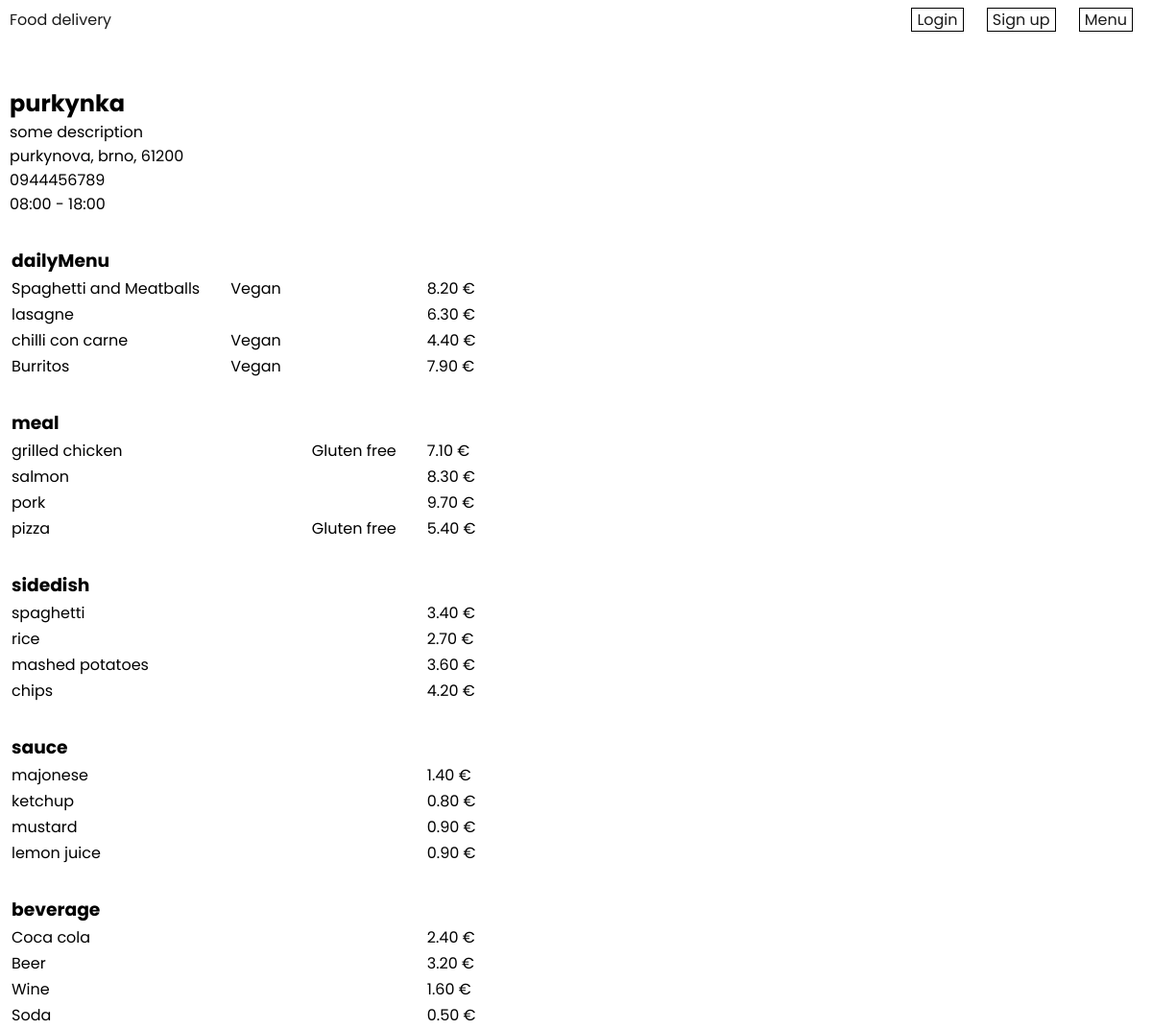
The app's page /restaurantDetailPage.php?restaurantId=1 with its own data.
### tables this page shows
CREATE TABLE restaurant (
  restaurantId INT AUTO_INCREMENT NOT NULL PRIMARY KEY,
  name TINYTEXT,
  description TEXT,
  town TINYTEXT,
  street TINYTEXT,
  zip INT,
  phoneNumber TINYTEXT,
  openingTime TIME,
  closureTime TIME
);

CREATE TABLE restaurantHasItem (
  restaurantId INT NOT NULL,
  itemId INT NOT NULL,
  PRIMARY KEY (restaurantId, itemId),
  FOREIGN KEY (restaurantId) REFERENCES restaurant(restaurantId),
  FOREIGN KEY (itemId) REFERENCES item(itemId)
);

CREATE TABLE item (
  itemId INT AUTO_INCREMENT NOT NULL PRIMARY KEY,
  name TINYTEXT,
  description TEXT,
  picture TEXT,
  price DECIMAL(6,2),
  type ENUM("dailyMenu", "meal","sidedish", "sauce", "beverage"),
  isInMenu BOOLEAN DEFAULT FALSE,
  isVegan BOOLEAN DEFAULT FALSE,
  isGlutenFree BOOLEAN DEFAULT FALSE
);

### restaurantDetailPage.php (the view)
<link rel="stylesheet" type="text/css" href="styles/restaurantDetailPageStyle.css">
<?php
include "header.php";
include "dbConnect.php";
$restaurantId = $_GET["restaurantId"];
$stmt = $pdo->prepare("SELECT name, description, town, street, zip, phoneNumber, TIME_FORMAT(openingTime, '%H:%i'), TIME_FORMAT(closureTime, '%H:%i') FROM restaurant WHERE restaurantId = ?");
$stmt->execute([$restaurantId]);
$restaurant = $stmt->fetch(PDO::FETCH_ASSOC);
echo <<<HTML
<div class="main-page-container">
    <h2>{$restaurant["name"]}</h2>
    <p>{$restaurant["description"]}</p>
    <p>{$restaurant["street"]}, {$restaurant["town"]}, {$restaurant["zip"]}</p>
    <p>{$restaurant["phoneNumber"]}</p>
    <p>{$restaurant["TIME_FORMAT(openingTime, '%H:%i')"]} - {$restaurant["TIME_FORMAT(closureTime, '%H:%i')"]}</p>
HTML;
?><table class="items-table"><?php
$itemTypes = array("dailyMenu", "meal","sidedish", "sauce", "beverage");
foreach ($itemTypes as $itemType) {
    $stmt = $pdo->prepare("SELECT * from item inner join restaurantHasItem on item.itemId = restaurantHasItem.itemId where restaurantHasItem.restaurantId = ? and item.type = ?");
    $stmt->execute([$restaurantId, $itemType]);
    $groupedItems = $stmt->fetchAll(PDO::FETCH_ASSOC);
    if(!empty($groupedItems)){
        echo "<tr><td><h3>{$itemType}</h3></td></tr>";
        foreach ($groupedItems as $item){
        echo <<<HTML
            <tr>
                <td>{$item["name"]}</td>
                <td>
HTML;
                if($item["isVegan"]){
                    echo "Vegan";
                }
                echo "</td><td>";
                if($item["isGlutenFree"]){
                    echo "Gluten free";
                }
                echo <<<HTML
                </td>
                <td>{$item["price"]} €</td>
            </tr>
HTML;
        }
    }
}
echo "</table>";
?>
</div>

### styles/restaurantDetailPageStyle.css (style rules this page uses)
.items-table td { padding-right: 30px; }
.items-table tr h3 { padding-top: 30px; }

### styles/style.css (style rules this page uses)
* { box-sizing: border-box; margin: 0; padding: 0; font-family: 'Poppins', sans-serif; }
.main-page-container { max-width: 1300px; margin: 0 auto; padding: 0 10px; position: relative; }

### records on screen
restaurant: name "purkynka", description "some description", street "purkynova", town "brno", zip "61200", phoneNumber "0944456789"
restauranthasitem: itemId.name "Spaghetti and Meatballs", shows "Vegan", itemId.price "8.20"
restauranthasitem: itemId.name "lasagne", itemId.price "6.30"
restauranthasitem: itemId.name "chilli con carne", shows "Vegan", itemId.price "4.40"
restauranthasitem: itemId.name "Burritos", shows "Vegan", itemId.price "7.90"
restauranthasitem: itemId.name "grilled chicken", shows "Gluten free", itemId.price "7.10"
restauranthasitem: itemId.name "salmon", itemId.price "8.30"
restauranthasitem: itemId.name "pork", itemId.price "9.70"
restauranthasitem: itemId.name "pizza", shows "Gluten free", itemId.price "5.40"
restauranthasitem: itemId.name "spaghetti", itemId.price "3.40"
restauranthasitem: itemId.name "rice", itemId.price "2.70"
restauranthasitem: itemId.name "mashed potatoes", itemId.price "3.60"
restauranthasitem: itemId.name "chips", itemId.price "4.20"
restauranthasitem: itemId.name "majonese", itemId.price "1.40"
restauranthasitem: itemId.name "ketchup", itemId.price "0.80"
restauranthasitem: itemId.name "mustard", itemId.price "0.90"
restauranthasitem: itemId.name "lemon juice", itemId.price "0.90"
restauranthasitem: itemId.name "Coca cola", itemId.price "2.40"
restauranthasitem: itemId.name "Beer", itemId.price "3.20"
restauranthasitem: itemId.name "Wine", itemId.price "1.60"
restauranthasitem: itemId.name "Soda", itemId.price "0.50"

### other values on screen
$restaurant["TIME_FORMAT(openingTime, '%H:%i')"] "08:00"
$restaurant["TIME_FORMAT(closureTime, '%H:%i')"] "18:00"
$itemType "dailyMenu"
$itemType "meal"
$itemType "sidedish"
$itemType "sauce"
$itemType "beverage"
